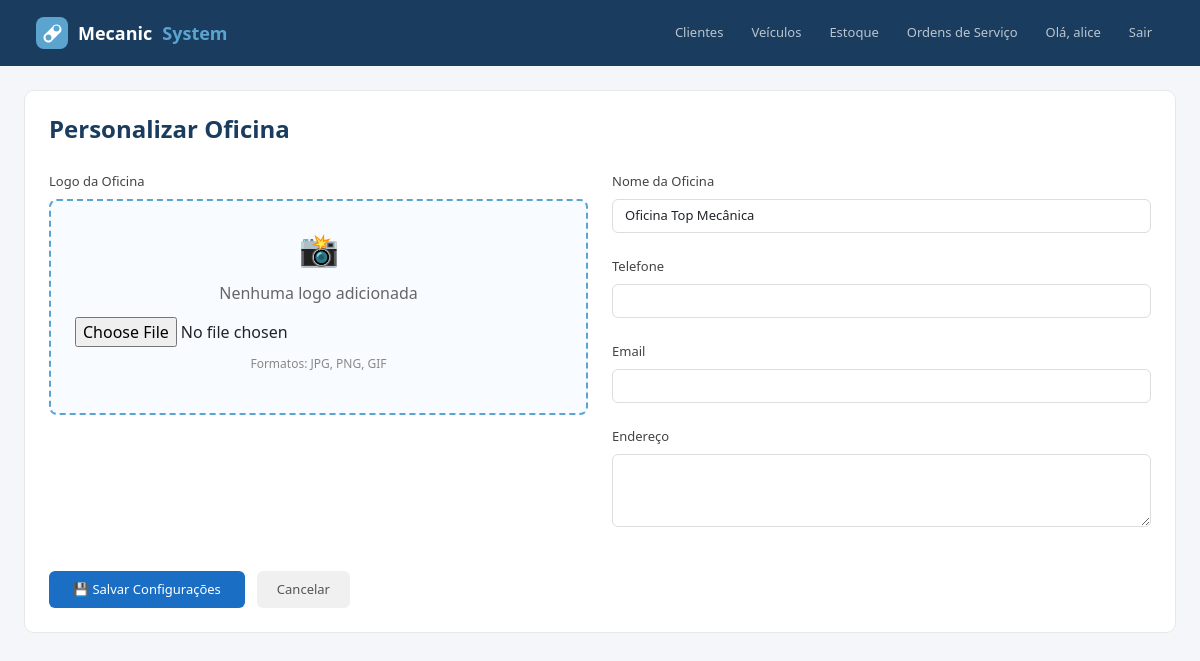
The page /configuracoes/editar/ (signed in) on the database as committed earlier.
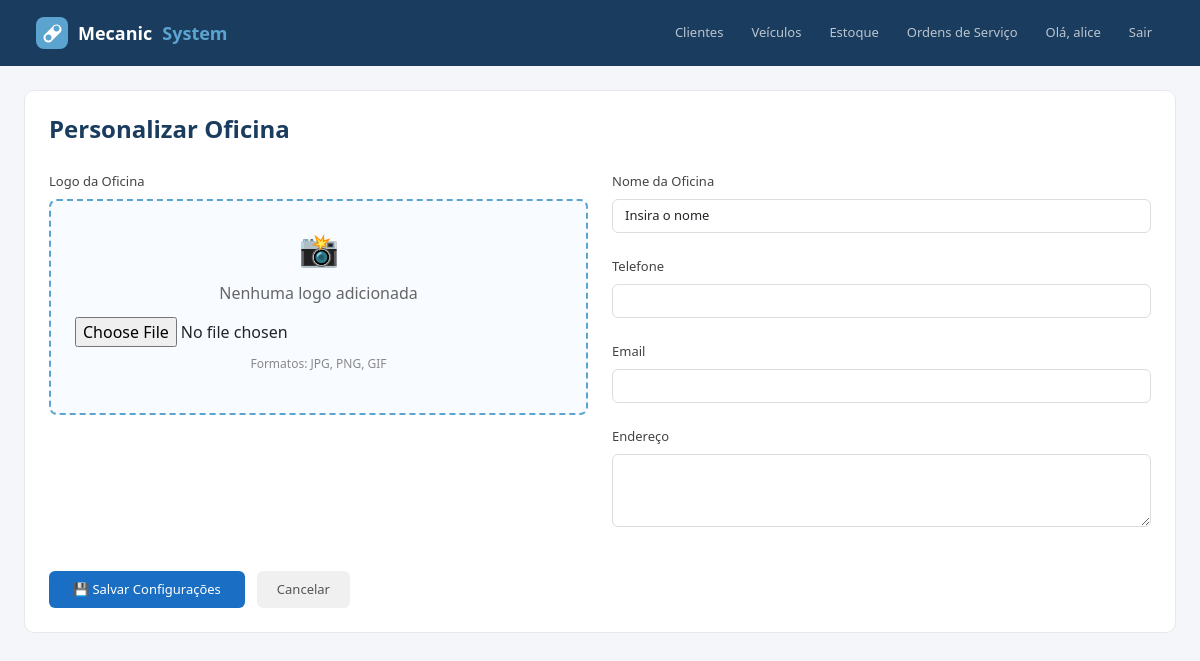
The same page on the database as committed later.
### configuracoes/models.py (models this page shows, shortened)
class ConfiguracaoOficina(models.Model):
    nome_oficina = models.CharField(max_length=200, default="Minha Oficina")
    logo = models.ImageField(upload_to='logos/', null=True, blank=True)
    telefone = models.CharField(max_length=20, blank=True)
    email = models.EmailField(blank=True)
    endereco = models.TextField(blank=True)
    data_criacao = models.DateTimeField(auto_now_add=True)
    data_atualizacao = models.DateTimeField(auto_now=True)
    class Meta:
        verbose_name = "Configuração da Oficina"
        verbose_name_plural = "Configurações da Oficina"

### configuracoes/views.py (the view, shortened to what this page needs)
# urls.py: path('editar/', views.editar_configuracoes, name='editar_configuracoes'),
def editar_configuracoes(request):
    try:
        config = ConfiguracaoOficina.objects.first()
        if not config:
            config = ConfiguracaoOficina.objects.create()
    except ConfiguracaoOficina.DoesNotExist:
        config = ConfiguracaoOficina.objects.create()
    return render(request, 'configuracoes/editar.html', {'config': config})

### configuracoes/templates/configuracoes/editar.html (shortened to what this page needs)
{% extends "base.html" %}
{% block conteudo %}
<div class="form-card">
  <h2 style="font-size: 24px; font-weight: 600; color: #1a3c5e; margin-bottom: 24px;">Personalizar Oficina</h2>
  <form method="post" enctype="multipart/form-data">
    <div class="row">
      <div class="col-md-6">
        <div style="margin-bottom: 24px;">
          <label class="form-label">Logo da Oficina</label>
          <div style="border: 2px dashed #5ba4cf; border-radius: 8px; padding: 24px; text-align: center; background: #f8fbff;">
            {% if config.logo %}
              <div style="margin-bottom: 12px;">
                <img src="{{ config.logo.url }}" alt="Logo" style="max-height: 120px; max-width: 200px;">
              </div>
            {% else %}
              <div style="font-size: 32px; margin-bottom: 8px;">📸</div>
              <p style="color: #666; margin: 0;">Nenhuma logo adicionada</p>
            {% endif %}
            <input type="file" name="logo" accept="image/*" style="margin-top: 12px; width: 100%;" onchange="previewImage(this)">
            <p style="font-size: 12px; color: #888; margin-top: 8px;">Formatos: JPG, PNG, GIF</p>
          </div>
        </div>
      </div>
      <div class="col-md-6">
        <div style="margin-bottom: 20px;">
          <label class="form-label">Nome da Oficina</label>
          <input type="text" name="nome_oficina" class="form-control" value="{{ config.nome_oficina }}" required>
        </div>
        <div style="margin-bottom: 20px;">
          <label class="form-label">Telefone</label>
          <input type="tel" name="telefone" class="form-control" value="{{ config.telefone }}">
        </div>
        <div style="margin-bottom: 20px;">
          <label class="form-label">Email</label>
          <input type="email" name="email" class="form-control" value="{{ config.email }}">
        </div>
        <div style="margin-bottom: 20px;">
          <label class="form-label">Endereço</label>
          <textarea name="endereco" class="form-control" rows="3">{{ config.endereco }}</textarea>
        </div>
      </div>
    </div>
    <div style="margin-top: 24px; display: flex; gap: 12px;">
      <button type="submit" class="btn-salvar">💾 Salvar Configurações</button>
      <a href="/" class="btn-cancelar">Cancelar</a>
    </div>
  </form>
</div>
{% endblock %}

Rows that differ between the two databases and show on the page:
changed ConfiguracaoOficina: nome_oficina "Oficina Top Mecânica" → "Insira o nome"
